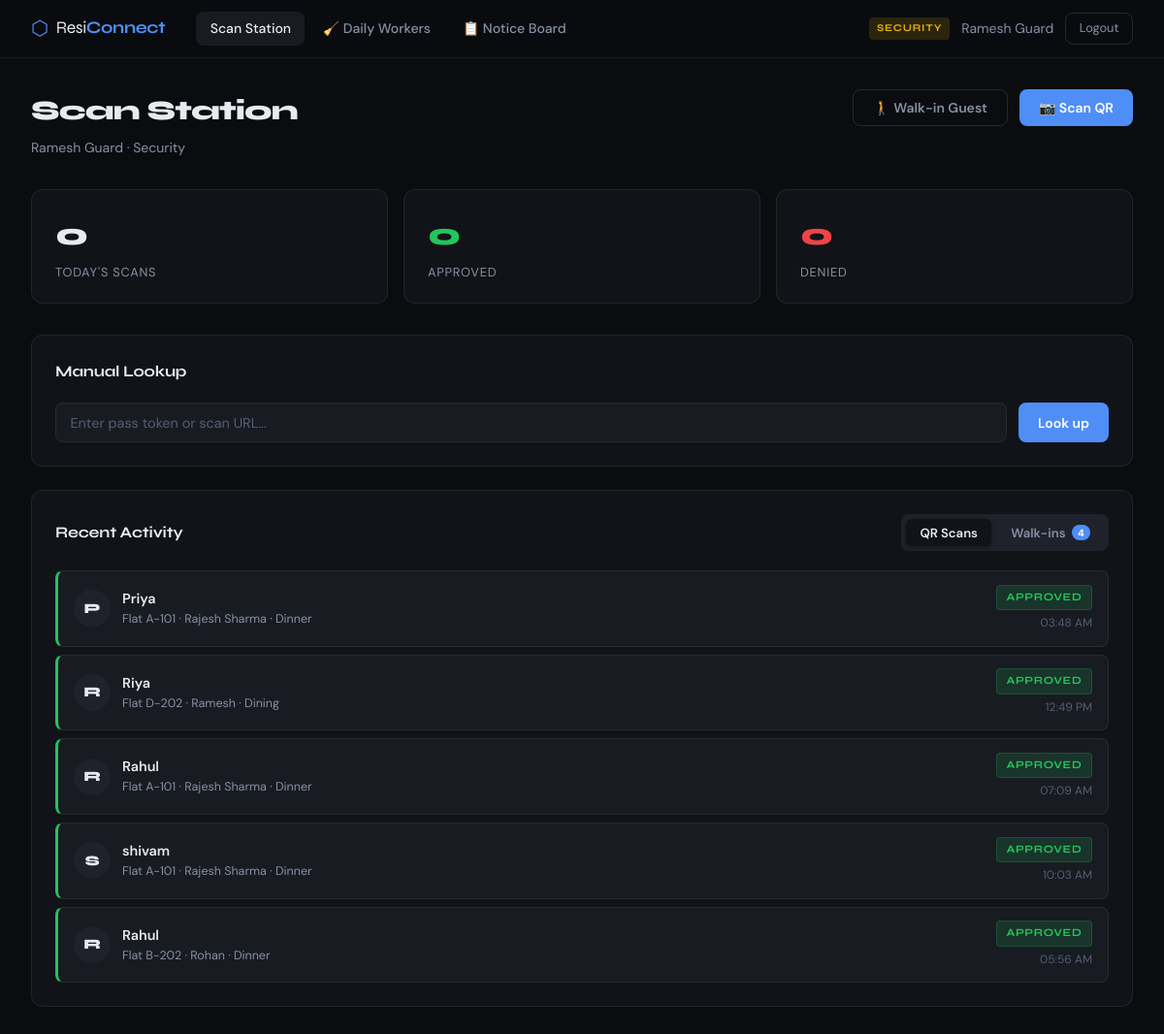
Page /security (signed in) on the committed database.
### app.py (models this page shows)
class User(db.Model):
    id = db.Column(db.Integer, primary_key=True)
    name = db.Column(db.String(100), nullable=False)
    email = db.Column(db.String(120), unique=True, nullable=False)
    password = db.Column(db.String(200), nullable=False)
    role = db.Column(db.String(20), nullable=False)  # admin, member, security
    flat_number = db.Column(db.String(20))
    created_at = db.Column(db.DateTime, default=datetime.utcnow)
    is_active = db.Column(db.Boolean, default=True)

class GuestPass(db.Model):
    id = db.Column(db.Integer, primary_key=True)
    token = db.Column(db.String(64), unique=True, nullable=False)
    member_id = db.Column(db.Integer, db.ForeignKey('user.id'), nullable=False)
    guest_name = db.Column(db.String(100), nullable=False)
    guest_phone = db.Column(db.String(20))
    purpose = db.Column(db.String(200))
    valid_from = db.Column(db.DateTime, nullable=False)
    valid_until = db.Column(db.DateTime, nullable=False)
    status = db.Column(db.String(20), default='pending')  # pending, approved, denied, expired
    created_at = db.Column(db.DateTime, default=datetime.utcnow)
    scanned_at = db.Column(db.DateTime)
    scanned_by = db.Column(db.Integer, db.ForeignKey('user.id'))
    member = db.relationship('User', foreign_keys=[member_id], backref='guest_passes')
    security = db.relationship('User', foreign_keys=[scanned_by])

### app.py (the view)
@app.route('/security')
@role_required('security')
def security_dashboard():
    user = User.query.get(session['user_id'])
    today = datetime.utcnow().date()
    today_scans = GuestPass.query.filter(
        GuestPass.scanned_by == user.id,
        db.func.date(GuestPass.scanned_at) == today).all()
    approved = sum(1 for p in today_scans if p.status == 'approved')
    denied = sum(1 for p in today_scans if p.status == 'denied')
    recent = GuestPass.query.filter_by(scanned_by=user.id).order_by(
        GuestPass.scanned_at.desc()).limit(15).all()
    recent_walkins = WalkInRequest.query.filter_by(
        security_id=user.id).order_by(
        WalkInRequest.created_at.desc()).limit(15).all()
    today_walkins = WalkInRequest.query.filter(
        WalkInRequest.security_id == user.id,
        db.func.date(WalkInRequest.created_at) == today).all()
    walkin_approved = sum(1 for w in today_walkins if w.status == 'approved')
    walkin_denied = sum(1 for w in today_walkins if w.status == 'denied')
    walkin_pending = sum(1 for w in today_walkins if w.status == 'pending')
    return render_template('security_dashboard.html',
        user=user, today_scans=len(today_scans),
        approved=approved + walkin_approved,
        denied=denied + walkin_denied,
        recent=recent,
        recent_walkins=recent_walkins,
        walkin_pending=walkin_pending)

### app.py (called while the page is built)
def role_required(*roles):
    def decorator(f):
        @wraps(f)
        def decorated(*args, **kwargs):
            if 'user_id' not in session:
                return redirect(url_for('login'))
            user = User.query.get(session['user_id'])
            if user.role not in roles:
                flash('Access denied.', 'error')
                return redirect(url_for('dashboard'))
            return f(*args, **kwargs)
        return decorated
    return decorator

### templates/security_dashboard.html (shortened to what this page needs)
{% extends "base.html" %}
{% block content %}
<div class="page-header">
  <div>
    <h1 class="page-title">Scan Station</h1>
    <p class="page-sub">{{ user.name }} · Security</p>
  </div>
  <div style="display:flex;gap:0.75rem;">
    <button class="btn btn-outline" onclick="openWalkIn()">🚶 Walk-in Guest</button>
    <button class="btn btn-primary" onclick="openScanner()">📷 Scan QR</button>
  </div>
</div>
<div class="stats-row">
  <div class="stat-card">
    <div class="stat-num">{{ today_scans }}</div>
    <div class="stat-label">Today's Scans</div>
  </div>
  <div class="stat-card accent-green">
    <div class="stat-num">{{ approved }}</div>
    <div class="stat-label">Approved</div>
  </div>
  <div class="stat-card accent-red">
    <div class="stat-num">{{ denied }}</div>
    <div class="stat-label">Denied</div>
  </div>
</div>
<div class="section">
  <h2 class="section-title">Manual Lookup</h2>
  <div class="lookup-box">
    <input type="text" id="manualToken" placeholder="Enter pass token or scan URL..." class="lookup-input"/>
    <button class="btn btn-primary" onclick="lookupToken()">Look up</button>
  </div>
</div>
<div class="section">
  <div class="section-header" style="margin-bottom:0;">
    <h2 class="section-title" style="margin-bottom:0;">Recent Activity</h2>
    <div class="activity-tabs">
      <button class="act-tab active" id="tabQR" onclick="switchTab('qr')">QR Scans</button>
      <button class="act-tab" id="tabWalkIn" onclick="switchTab('walkin')">
        Walk-ins
        {% if recent_walkins %}<span class="act-tab-badge">{{ recent_walkins | length }}</span>{% endif %}
      </button>
    </div>
  </div>
  <div id="panelQR" class="activity-panel">
    {% if recent %}
    <div class="scan-list">
      {% for p in recent %}
      <div class="scan-row status-{{ p.status }}">
        <div class="scan-init">{{ p.guest_name[0].upper() }}</div>
        <div class="scan-info">
          <div class="scan-name">{{ p.guest_name }}</div>
          <div class="scan-meta">
            Flat {{ p.member.flat_number or '—' }} · {{ p.member.name }}
            {% if p.purpose %} · {{ p.purpose }}{% endif %}
          </div>
        </div>
        <div class="scan-right">
          <span class="status-badge {{ p.status }}">{{ p.status }}</span>
          {% if p.scanned_at %}
          <span class="scan-time">{{ p.scanned_at.strftime('%I:%M %p') }}</span>
          {% endif %}
        </div>
      </div>
      {% endfor %}
    </div>
    {% else %}
    <div class="empty-state">
      <div class="empty-icon">📷</div>
      <p>No QR scans yet today.</p>
    </div>
    {% endif %}
  </div>
</div>
{% endblock %}

### templates/base.html (shortened to what this page needs)
<!DOCTYPE html>
<html lang="en">
<head>
  <link rel="stylesheet" href="{{ url_for('static', filename='css/main.css') }}"/>
</head>
<body class="role-{{ session.get('user_role', 'guest') }}">
{% if session.get('user_id') %}
<nav class="navbar">
  <div class="nav-brand">
    <span class="brand-icon">⬡</span>
    <span class="brand-name">Resi<strong>Connect</strong></span>
  </div>
  <div class="nav-links">
    {% if session.get('user_role') == 'admin' %}
      <a href="{{ url_for('admin_dashboard') }}" class="nav-link {% if request.endpoint == 'admin_dashboard' %}active{% endif %}">Overview</a>
      <a href="{{ url_for('admin_all_passes') }}" class="nav-link {% if request.endpoint == 'admin_all_passes' %}active{% endif %}">All Passes</a>
      <a href="{{ url_for('admin_workers') }}" class="nav-link {% if request.endpoint == 'admin_workers' %}active{% endif %}">🧹 Workers</a>
      <a href="{{ url_for('notice_board') }}" class="nav-link {% if request.endpoint == 'notice_board' %}active{% endif %}">📋 Notice Board</a>
    {% elif session.get('user_role') == 'security' %}
      <a href="{{ url_for('security_dashboard') }}" class="nav-link {% if request.endpoint == 'security_dashboard' %}active{% endif %}">Scan Station</a>
      <a href="{{ url_for('security_workers') }}" class="nav-link {% if request.endpoint == 'security_workers' %}active{% endif %}">🧹 Daily Workers</a>
      <a href="{{ url_for('notice_board') }}" class="nav-link {% if request.endpoint == 'notice_board' %}active{% endif %}">📋 Notice Board</a>
    {% endif %}
  </div>
  <div class="nav-user">
    <span class="user-badge role-{{ session.get('user_role') }}">{{ session.get('user_role', '').upper() }}</span>
    <span class="user-name">{{ session.get('user_name', '') }}</span>
    <a href="{{ url_for('logout') }}" class="btn-logout">Logout</a>
  </div>
</nav>
{% endif %}
<main class="main-content">
  {% block content %}{% endblock %}
</main>
</body>
</html>

### rows in the picture
User: get "SECURITY", get "Ramesh Guard", name "Ramesh Guard"
GuestPass: guest_name "P", guest_name "Priya", member "A-101", member.name "Rajesh Sharma", purpose "Dinner", status "APPROVED", scanned_at "03:48 AM"
GuestPass: guest_name "R", guest_name "Riya", member "D-202", member.name "Ramesh", purpose "Dining", status "APPROVED", scanned_at "12:49 PM"
GuestPass: guest_name "R", guest_name "Rahul", member "A-101", member.name "Rajesh Sharma", purpose "Dinner", status "APPROVED", scanned_at "07:09 AM"
GuestPass: guest_name "S", guest_name "shivam", member "A-101", member.name "Rajesh Sharma", purpose "Dinner", status "APPROVED", scanned_at "10:03 AM"
GuestPass: guest_name "R", guest_name "Rahul", member "B-202", member.name "Rohan", purpose "Dinner", status "APPROVED", scanned_at "05:56 AM"

### other values in the picture
{{ today_scans }} "0"
{{ approved }} "0"
{{ denied }} "0"
{{ recent_walkins | length }} "4"
